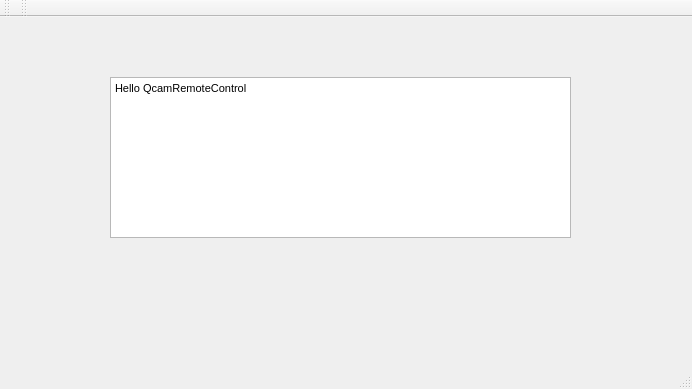
<?xml version="1.0" encoding="UTF-8"?>
<ui version="4.0">
 <class>MainWindow</class>
 <widget class="QMainWindow" name="MainWindow">
  <property name="geometry">
   <rect>
    <x>0</x>
    <y>0</y>
    <width>692</width>
    <height>389</height>
   </rect>
  </property>
  <property name="windowTitle">
   <string>MainWindow</string>
  </property>
  <widget class="QWidget" name="centralWidget">
   <widget class="QTextEdit" name="textEdit">
    <property name="geometry">
     <rect>
      <x>110</x>
      <y>60</y>
      <width>461</width>
      <height>161</height>
     </rect>
    </property>
    <property name="html">
     <string>&lt;!DOCTYPE HTML PUBLIC &quot;-//W3C//DTD HTML 4.0//EN&quot; &quot;http://www.w3.org/TR/REC-html40/strict.dtd&quot;&gt;
&lt;html&gt;&lt;head&gt;&lt;meta name=&quot;qrichtext&quot; content=&quot;1&quot; /&gt;&lt;style type=&quot;text/css&quot;&gt;
p, li { white-space: pre-wrap; }
&lt;/style&gt;&lt;/head&gt;&lt;body style=&quot; font-family:'MS Shell Dlg 2'; font-size:8.25pt; font-weight:400; font-style:normal;&quot;&gt;
&lt;p style=&quot; margin-top:0px; margin-bottom:0px; margin-left:0px; margin-right:0px; -qt-block-indent:0; text-indent:0px;&quot;&gt;Hello QcamRemoteControl&lt;/p&gt;&lt;/body&gt;&lt;/html&gt;</string>
    </property>
   </widget>
  </widget>
  <widget class="QMenuBar" name="menuBar">
   <property name="geometry">
    <rect>
     <x>0</x>
     <y>0</y>
     <width>692</width>
     <height>21</height>
    </rect>
   </property>
  </widget>
  <widget class="QToolBar" name="mainToolBar">
   <attribute name="toolBarArea">
    <enum>TopToolBarArea</enum>
   </attribute>
   <attribute name="toolBarBreak">
    <bool>false</bool>
   </attribute>
  </widget>
  <widget class="QStatusBar" name="statusBar"/>
  <widget class="QToolBar" name="toolBar">
   <property name="windowTitle">
    <string>toolBar</string>
   </property>
   <attribute name="toolBarArea">
    <enum>TopToolBarArea</enum>
   </attribute>
   <attribute name="toolBarBreak">
    <bool>false</bool>
   </attribute>
  </widget>
 </widget>
 <layoutdefault spacing="6" margin="11"/>
 <resources/>
 <connections/>
</ui>
